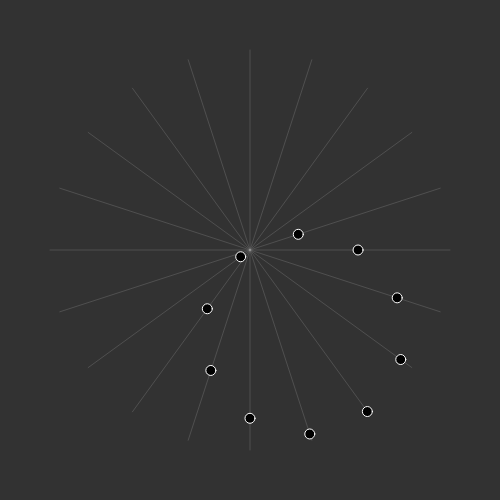
Frame 1 (no input)
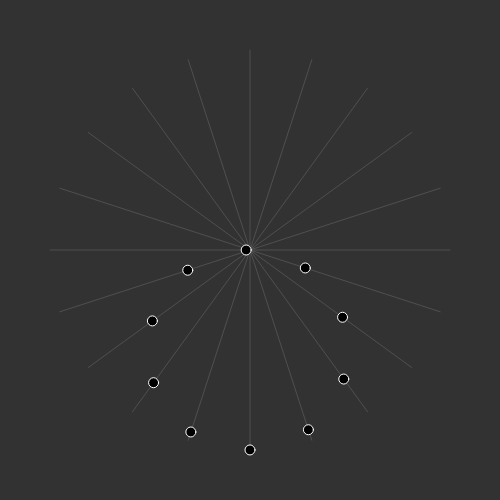
Frame 60 (no input)
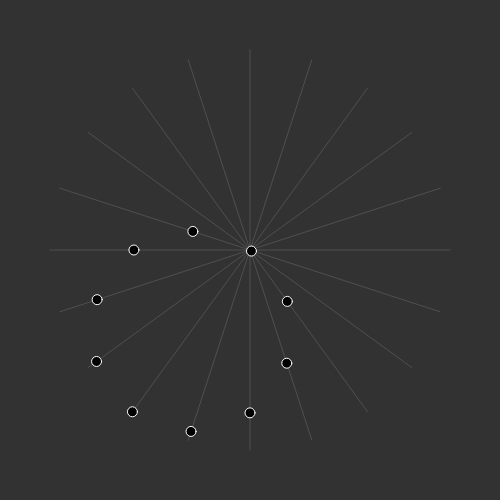
Frame 120 (the mouse pressed at the canvas centre since frame 60)

The p5.js sketch that drew these frames (run headless with seeded random() and noise() and a simulated clock; from frame 60 on, the mouse is pressed at the canvas centre):

// p5.js sketch
// ── sketch.js
let r = 200;
let n = 10;
let dots = [];
let time = 1;
let step = 0.01;

function setup() {
  createCanvas(500, 500);

  let angle = PI / n;
  for (let i = 0; i < n; i++) {
    let x = r * cos(-angle * i);
    let y = r * sin(-angle * i);
    dots.push(createVector(x, y));
  }
}

function draw() {
  background(50);
  translate(width / 2, height / 2);

  drawLines();
  drawDots();

  time += step;
}

function drawDots() {
  stroke(255);
  strokeWeight(1);
  fill(0);
  for (let i = 0; i < n; i++) {
    circle(
      dots[i].x * cos(time + (i * PI) / n),
      dots[i].y * cos(time + (i * PI) / n),
      10
    );
  }
}
function drawLines() {
  stroke(200);
  strokeWeight(0.2);
  let angle = PI / n;
  for (let i = 0; i < n; i++) {
    let sx = r * cos(angle * i);
    let sy = r * sin(angle * i);
    let ex = -r * cos(angle * i);
    let ey = -r * sin(angle * i);
    line(sx, sy, ex, ey);
  }
}
